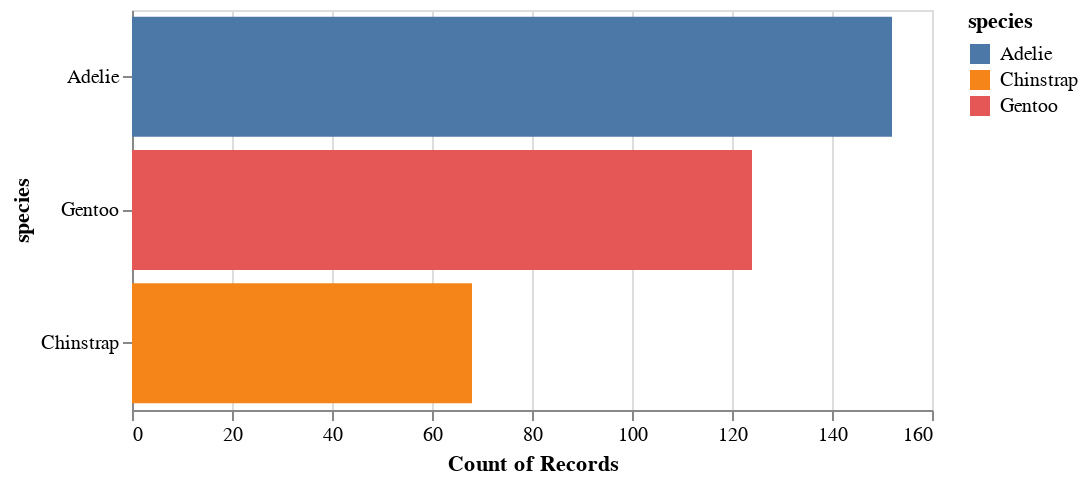

This figure's notebook cell:
### Code cell
(
    alt.Chart(df)
    .mark_bar()
    .encode(
        x='count()',
        y= alt.Y('species', sort='-x'),
        color='species'
    )
    .properties(
        width=400,
        height=200)
    .interactive()
)

### Figure 1 — Vega-Lite specification as saved in the notebook (floating-point values rounded to 4 significant figures; data arrays with more than 128 entries replaced by an {"elided": "..."} marker saying what was removed)
{"config": {"view": {"continuousWidth": 300, "continuousHeight": 300}}, "data": {"name": "data-29ff670c6cbc87fe6b8f9db2d10af5a1"}, "mark": {"type": "bar"}, "encoding": {"color": {"field": "species", "type": "nominal"}, "x": {"aggregate": "count", "type": "quantitative"}, "y": {"field": "species", "sort": "-x", "type": "nominal"}}, "height": 200, "params": [{"name": "param_3", "select": {"type": "interval", "encodings": ["x", "y"]}, "bind": "scales"}], "width": 400, "$schema": "https://vega.github.io/schema/vega-lite/v5.16.3.json", "datasets": {"data-29ff670c6cbc87fe6b8f9db2d10af5a1": {"elided": "344 records"}}}
